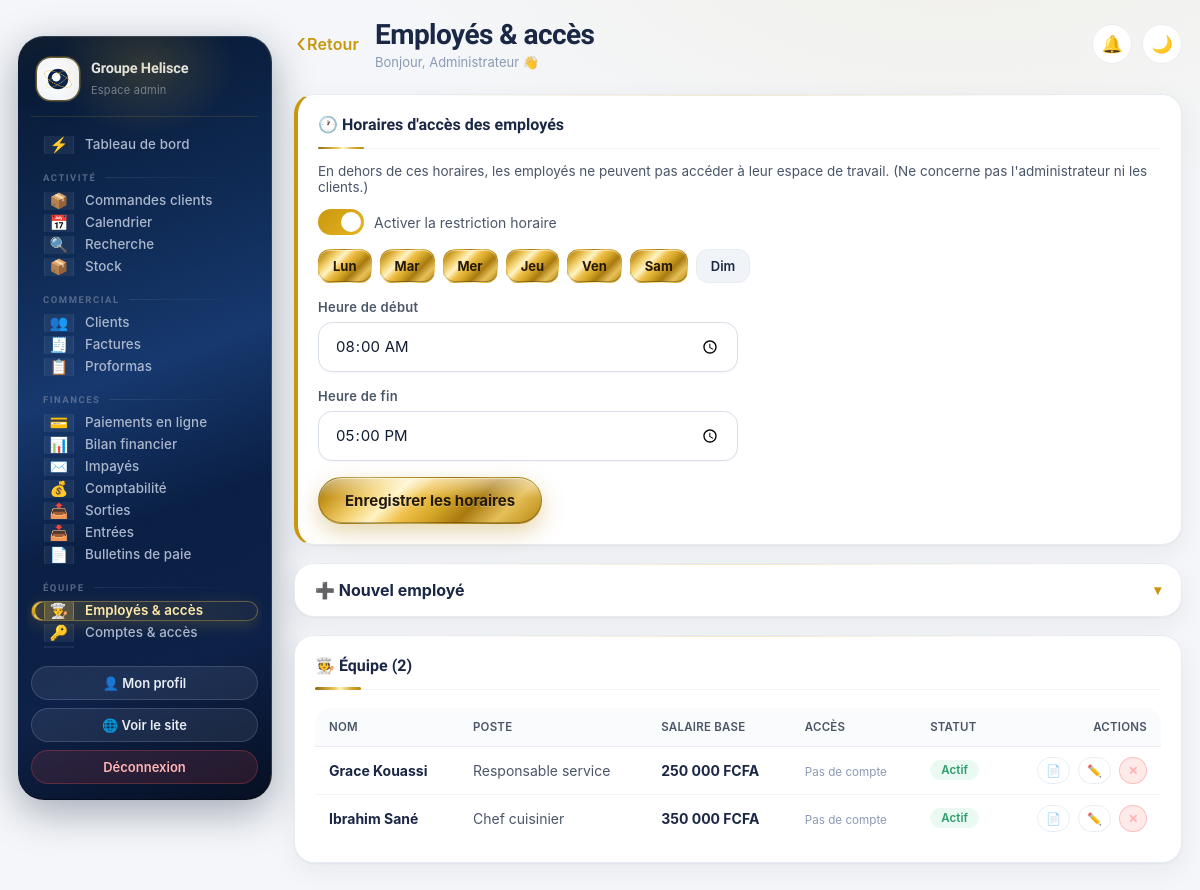
Screenshot of /admin/employes.php (signed in) with the database file from the repository.
### tables this page shows
CREATE TABLE IF NOT EXISTS employes (
  id INT AUTO_INCREMENT PRIMARY KEY,
  nom VARCHAR(120) NOT NULL,
  poste VARCHAR(100) DEFAULT '',
  telephone VARCHAR(30) DEFAULT '',
  email VARCHAR(120) DEFAULT '',
  numero_cnps VARCHAR(60) DEFAULT '',
  salaire_base DECIMAL(14,0) DEFAULT 0,
  date_embauche DATE DEFAULT NULL,
  actif TINYINT(1) DEFAULT 1,
  created_at TIMESTAMP DEFAULT CURRENT_TIMESTAMP
);

### admin/includes/auth.php (called while the page is built, shortened)
<?php
require __DIR__ . '/../../config/db.php';
$settings = get_settings($pdo);
    ?><!DOCTYPE html><html lang="fr"><head><meta charset="UTF-8">

### admin/employes.php (the view, shortened to what this page needs)
<?php
require __DIR__ . '/includes/auth.php';
require __DIR__ . '/includes/layout.php';
require_once __DIR__ . '/includes/badges.php';
$devise = $settings['devise'] ?? 'FCFA';
$modules = all_modules();
$edit = null; $compte = null; $edit_perms = [];
$rows = $pdo->query("SELECT e.*, u.id AS uid, u.username, u.actif AS compte_actif, u.permissions, u.acces_exception_until
                     FROM employes e LEFT JOIN users u ON u.employe_id=e.id AND u.role IN ('employe','admin')
                     -- les fiches personnelles (créées depuis « Mon profil ») restent hors de cette liste
                     WHERE COALESCE(e.fiche_perso, 0) = 0
                     ORDER BY e.actif DESC, e.nom")->fetchAll();
admin_header('Employés & accès', 'employes', $pdo, $settings);
$wJours = array_filter(array_map('intval', explode(',', $settings['work_jours'] ?? '1,2,3,4,5,6')));
$joursNoms = [1=>'Lun',2=>'Mar',3=>'Mer',4=>'Jeu',5=>'Ven',6=>'Sam',7=>'Dim'];
?>
<div class="panel glass" style="border-left:4px solid var(--gold)">
  <h2>🕐 Horaires d'accès des employés</h2>
  <p style="color:var(--ink-dim);font-size:13.5px;margin:-4px 0 14px">En dehors de ces horaires, les employés ne peuvent pas accéder à leur espace de travail. (Ne concerne pas l'administrateur ni les clients.)</p>
  <form method="post">
    <label class="switch" style="margin-bottom:14px"><input type="checkbox" name="work_actif" <?= ($settings['work_hours_actif'] ?? '1')==='1'?'checked':'' ?>> Activer la restriction horaire</label>
    <div style="display:flex;gap:8px;flex-wrap:wrap;margin-bottom:16px">
      <?php foreach ($joursNoms as $n=>$lib): ?>
      <label class="jour-chip"><input type="checkbox" name="jours[]" value="<?= $n ?>" <?= in_array($n,$wJours,true)?'checked':'' ?>><span><?= $lib ?></span></label>
      <?php endforeach; ?>
    </div>
    <div class="form-grid" style="max-width:420px">
      <div class="field"><label>Heure de début</label><input class="input" type="time" name="work_debut" value="<?= e($settings['work_debut'] ?? '08:00') ?>"></div>
      <div class="field"><label>Heure de fin</label><input class="input" type="time" name="work_fin" value="<?= e($settings['work_fin'] ?? '17:00') ?>"></div>
    </div>
    <button class="btn btn-gold" style="margin-top:16px">Enregistrer les horaires</button>
  </form>
</div>
<details class="panel glass panel-pliable" id="form" <?= $edit ? 'open' : '' ?>>
  <summary class="panel-titre"><?= $edit ? '✏️ Modifier : ' . e($edit['nom']) : '➕ Nouvel employé' ?><span class="chev">▾</span>
  </summary>
</details>
<div class="panel glass tbl-equipe">
  <h2>🧑‍🍳 Équipe (<?= count($rows) ?>)</h2>
  <div class="tbl-wrap">
    <table>
      <thead><tr><th>Nom</th><th>Poste</th><th>Salaire base</th><th>Accès</th><th>Statut</th><th style="text-align:right">Actions</th></tr></thead>
      <tbody>
        <?php foreach ($rows as $r): $p = $r['permissions'] ? (json_decode($r['permissions'],true) ?: []) : []; ?>
        <tr>
          <td><span class="emp-nom"><?= e($r['nom']) ?></span><?= $r['matricule'] ? '<span class="emp-mat">'.e($r['matricule']).'</span>' : '' ?></td>
          <td><?= e($r['poste'] ?: '—') ?></td>
          <td><strong><?= money($r['salaire_base'], $devise) ?></strong></td>
          <td>
            <?php if ($r['uid']): ?>
              <code><?= e($r['username']) ?></code>
              <span class="badge <?= $r['compte_actif']?'badge-teal':'badge-danger' ?>" style="font-size:10px"><?= $r['compte_actif']?'actif':'désactivé' ?></span>
              <?php if ($p): $libs = implode(', ', array_map(fn($k)=>$modules[$k][0]??$k, $p)); ?>
                <br><small style="color:var(--ink-faint)" title="<?= e($libs) ?>"><?= count($p) ?> section<?= count($p)>1?'s':'' ?> ⓘ</small>
              <?php endif; ?>
            <?php else: ?><small style="color:var(--ink-faint)">Pas de compte</small><?php endif; ?>
          </td>
          <td><span class="badge <?= $r['actif'] ? 'badge-teal' : 'badge-danger' ?>"><?= $r['actif'] ? 'Actif' : 'Inactif' ?></span></td>
          <td>
            <div class="td-actions">
              <a class="btn btn-glass btn-sm" href="paie.php?edit=new&employe=<?= $r['id'] ?>" title="Bulletin de paie">📄</a>
              <a class="btn btn-glass btn-sm" href="?edit=<?= $r['id'] ?>#form" title="Modifier">✏️</a>
              <form method="post" data-confirm="Supprimer « <?= e($r['nom']) ?> » et son accès ?">
                <button class="btn btn-danger btn-sm" name="supprimer" value="<?= $r['id'] ?>">✕</button>
              </form>
            </div>
          </td>
        </tr>
        <?php endforeach; ?>
      </tbody>
    </table>
  </div>
</div>
<?php admin_footer(); ?>

### admin/includes/layout.php (shortened to what this page needs)
<?php
function admin_header(string $titre, string $actif, PDO $pdo, array $settings): void {
    $NOTIF = notifications($pdo, current_user());
    ?>
<!DOCTYPE html>
<html lang="fr" data-space="app">
<head>
<link rel="stylesheet" href="<?= asset('../assets/css/glass.css') ?>">
<link rel="stylesheet" href="<?= asset('../assets/css/admin.css') ?>">
</head>
<body>
<div class="admin-shell">
  <aside class="sidebar glass-strong">
    <div class="side-brand">
      <?= logo_html('..', 'brand-dot') ?>
      <div><strong><?= e($settings['nom_entreprise']) ?></strong><small><?= is_admin() ? 'Espace admin' : 'Espace employé' ?></small></div>
    </div>
    <nav class="side-nav">
      <a href="index.php" class="<?= $actif === 'dashboard' ? 'active' : '' ?>"><span class="nico">⚡</span><span class="ntxt">Tableau de bord</span></a>
      <?php
      $groupes = groupes_modules();
      foreach ($groupes as $g => $gLabel):
          $items = array_filter(all_modules(), fn($m, $k) => $m[3] === $g && can($k), ARRAY_FILTER_USE_BOTH);
          if (!$items) continue; ?>
        <div class="nav-sep"><?= e($gLabel) ?></div>
        <?php foreach ($items as $key => [$label, $ico, $url, $grp, $adminOnly]): ?>
        <a href="<?= $url ?>" class="<?= $key === $actif ? 'active' : '' ?>">
          <span class="nico"><?= $ico ?></span><span class="ntxt" title="<?= e($label) ?>"><?= $label ?></span>
        </a>
        <?php endforeach; ?>
      <?php endforeach; ?>
    </nav>
    <div class="side-foot">
      <a href="profil.php" class="btn btn-glass btn-sm" style="width:100%">👤 Mon profil</a>
      <a href="../index.php" target="_blank" class="btn btn-glass btn-sm" style="width:100%">🌐 Voir le site</a>
      <a href="../logout.php" class="btn btn-danger btn-sm" style="width:100%">Déconnexion</a>
    </div>
  </aside>
  <main class="admin-main">
    <header class="admin-top">
      <div style="display:flex;align-items:center;gap:10px;min-width:0">
        <button type="button" class="btn-retour" onclick="retourArriere()" aria-label="Retour">
          <span class="chev">‹</span><span class="btn-retour-txt">Retour</span>
        </button>
        <div style="min-width:0">
          <h1><?= e($titre) ?></h1>
          <p class="crumb">Bonjour, <?= e($_SESSION['admin_nom']) ?> 👋<?= is_admin() ? '' : ' · <span class="badge">Employé</span>' ?></p>
        </div>
      </div>
      <div style="display:flex;gap:10px;align-items:center">
<div class="notif-wrap" data-msg-count="<?php
            $mc = 0; foreach ($NOTIF['items'] as $it) { if (($it['icone'] ?? '') === '💬') $mc += (int)$it['n']; }
            echo $mc; ?>">
          <button type="button" class="notif-bell" onclick="this.parentNode.classList.toggle('open')" title="Notifications">
            🔔<?php if ($NOTIF['total']): ?><span class="notif-dot"><?= $NOTIF['total'] > 99 ? '99+' : $NOTIF['total'] ?></span><?php endif; ?>
          </button>
        </div>
        <button class="theme-toggle" onclick="toggleTheme()" title="Changer de thème"><span data-theme-icon>☀️</span></button>
      </div>
    </header>
<?php }
function admin_footer(): void { ?>
  </main>
</div>
</body>
</html>
<?php } ?>

### config/db.php (shortened to what this page needs)
<?php
function e($str) { return htmlspecialchars((string)$str, ENT_QUOTES, 'UTF-8'); }
function get_settings(PDO $pdo): array {
    static $s = null;
    if ($s === null) {
        $s = [];
        foreach ($pdo->query('SELECT cle, valeur FROM settings') as $row) $s[$row['cle']] = $row['valeur'];
    }
    return $s;
}
function groupes_modules(): array {
    return [
        'activite'   => 'Activité',
        'commercial' => 'Commercial',
        'finances'   => 'Finances',
        'equipe'     => 'Équipe',
        'docs'       => 'Documents',
        'echange'    => 'Échanges',
        'site'       => 'Site vitrine',
    ];
}
function current_user(): array {
    return [
        'id'    => $_SESSION['admin_id'] ?? 0,
        'nom'   => $_SESSION['admin_nom'] ?? '',
        'role'  => $_SESSION['admin_role'] ?? 'admin',
        'perms' => $_SESSION['admin_perms'] ?? [],
    ];
}
function is_admin(): bool { return (current_user()['role']) === 'admin'; }
function money($n, string $devise = 'FCFA'): string {
    return number_format((float)$n, 0, ',', ' ') . ' ' . $devise;
}
function asset(string $chemin): string {
    $abs = __DIR__ . '/../' . ltrim(preg_replace('#^(\.\./)+#', '', $chemin), '/');
    $v = is_file($abs) ? filemtime($abs) : time();
    return $chemin . '?v=' . $v;
}
function logo_html(string $base = '.', string $classe = 'app-logo', string $secours = '🍽️'): string {
    $s = $GLOBALS['settings'] ?? [];
    $fichier = trim((string)($s['logo'] ?? ''));
    $aImage = false; $src = $base . '/assets/img/logo.png';
    if ($fichier !== '' && is_file(__DIR__ . '/../uploads/' . $fichier)) {
        $src = $base . '/uploads/' . rawurlencode($fichier);
        $aImage = true;
    } elseif (is_file(__DIR__ . '/../assets/img/logo.png')) {
        $aImage = true;
    }
    if ($aImage) {
        return '<span class="' . e($classe) . ' logo-img"><img src="' . e($src) . '" alt="Logo"></span>';
    }
    return '<span class="' . e($classe) . '">' . $secours . '</span>';
}

### rows the page displays
employes: nom "Grace Kouassi", poste "Responsable service", salaire_base "250 000 FCFA", actif "Actif", $r['id'] 2 (drawn)
employes: nom "Ibrahim Sané", poste "Chef cuisinier", salaire_base "350 000 FCFA", actif "Actif", $r['id'] 1 (drawn)

### other values shown
$settings['nom_entreprise'] "Groupe Helisce"
$gLabel "ACTIVITÉ"
$ico "📦"
$label "Commandes clients"
$ico "📅"
$label "Calendrier"
$ico "🔍"
$label "Recherche"
$label "Stock"
$gLabel "COMMERCIAL"
$ico "👥"
$label "Clients"
$ico "🧾"
$label "Factures"
$ico "📋"
